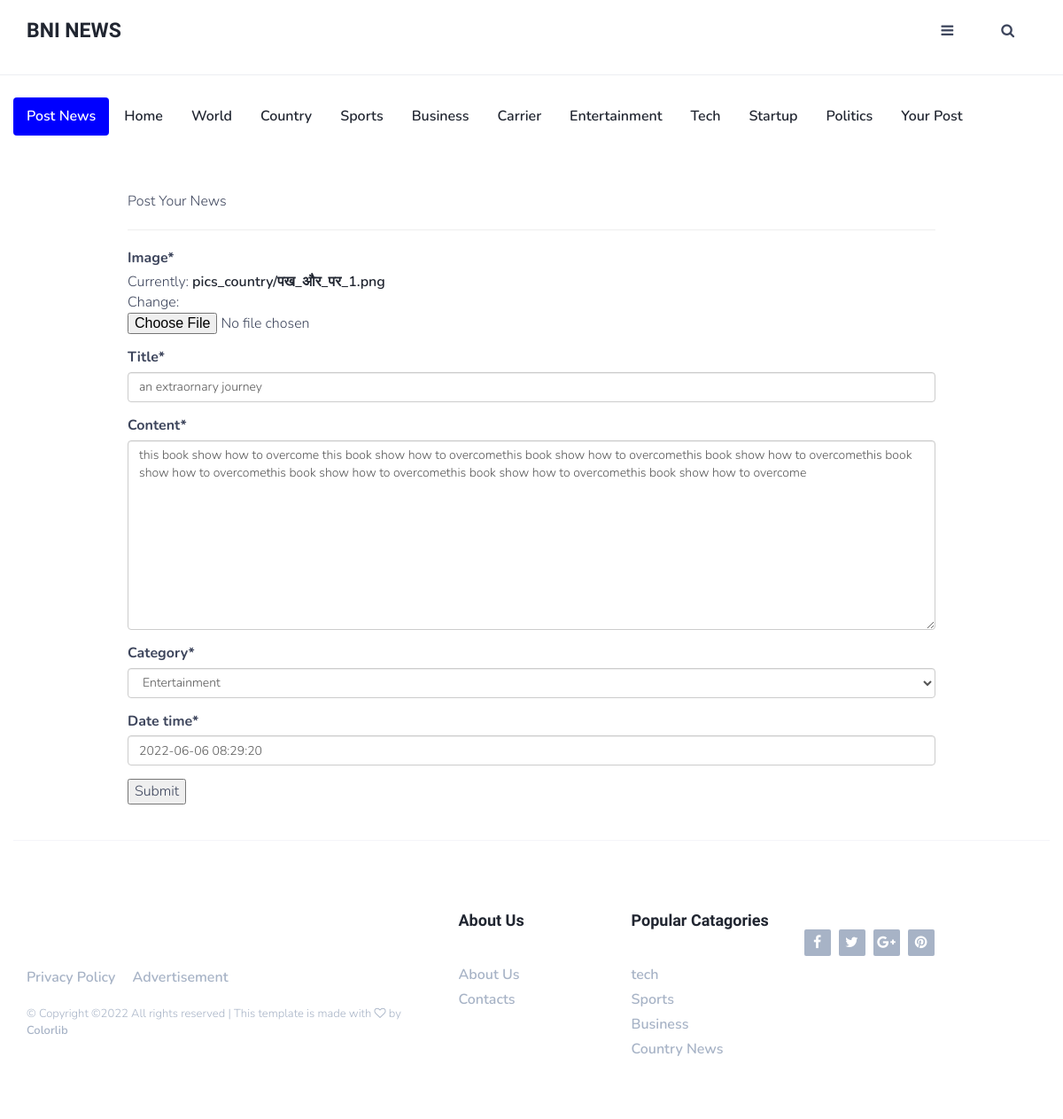
The app's page /country/1/update/ (signed in) with its own data.
### news_app/models.py (models this page shows, shortened)
class Country(models.Model):
    author = models.ForeignKey(User, on_delete=models.CASCADE,default=1 )
    image = models.ImageField(upload_to='pics_country', null=True)
    heading = models.CharField(max_length=100)
    title=models.CharField(max_length=500)
    slug = models.SlugField(max_length=40, default=True)
    content = models.TextField()
    date_time = models.DateTimeField(default=datetime.datetime.now())
    category = models.CharField(max_length=20, choices=CATEGORY_CHOICES)

### news_app/views.py (the view, shortened to what this page needs)
# urls.py: path('country/<int:pk>/update/', CountryUpdateView.as_view(), name='country-update'),
class CountryUpdateView(LoginRequiredMixin, UserPassesTestMixin, UpdateView):
    model = Country
    fields = ['image', 'title', 'content','category', 'date_time']
    def test_func(self):
        post = self.get_object()
        if self.request.user == post.author:
            return True
        return False

### templates/news_app/country_form.html (shortened to what this page needs)
{% extends 'news_app/base.html' %}
{% load crispy_forms_tags %}
{% block content %}
<div class="content-section" id="po">
    Post Your News
<hr>
    <form method='post' enctype="multipart/form-data">
    {{form|crispy}}
    <button type='submit'>Submit</button>
    </form>
</div>
{% endblock %}

### static/css/style.css (style rules this page uses)
body { font-family: 'Nunito', sans-serif; font-size: 16px; font-weight: 300; color: #3d455c; margin: 0; padding: 0; overflow-x: hidden; }
a { font-weight: 600; color: #212631; text-decoration: none; }
#po { width:70%; margin:auto }

### static/css/customise.css (style rules this page uses)
#po { width:80%; margin:auto }

### records on screen
Country: title "an extraornary journey", content "this book show how to overcome this book show how to overcomethis book show how to overcomethis book show how to overcomethis book show how to overcomethis book show how to overcomethis book show how to overcomethis book show how to overcome", category "Entertainment", date_time "2022-06-06 08:29:20"
